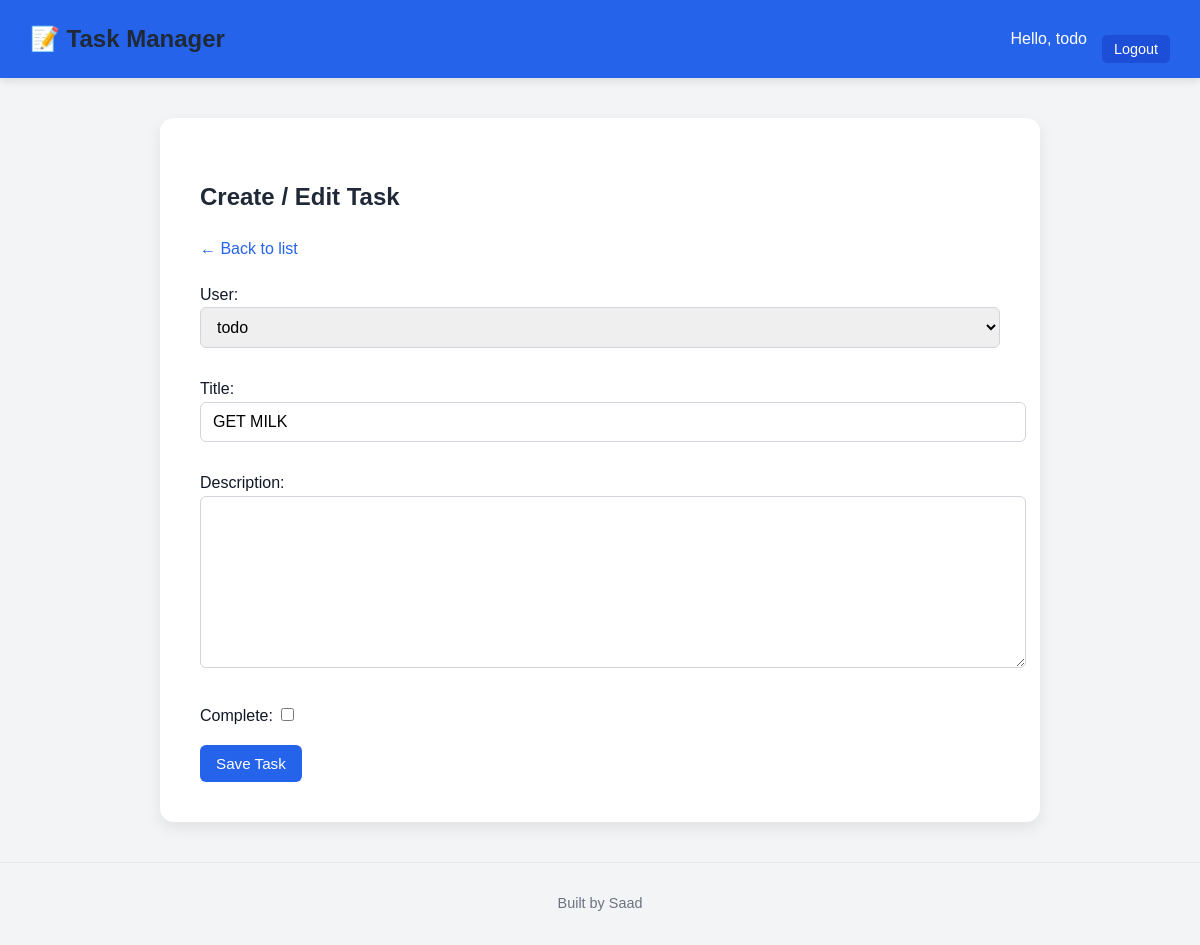
Before: /task_update/3/ (signed in) with the older database file.
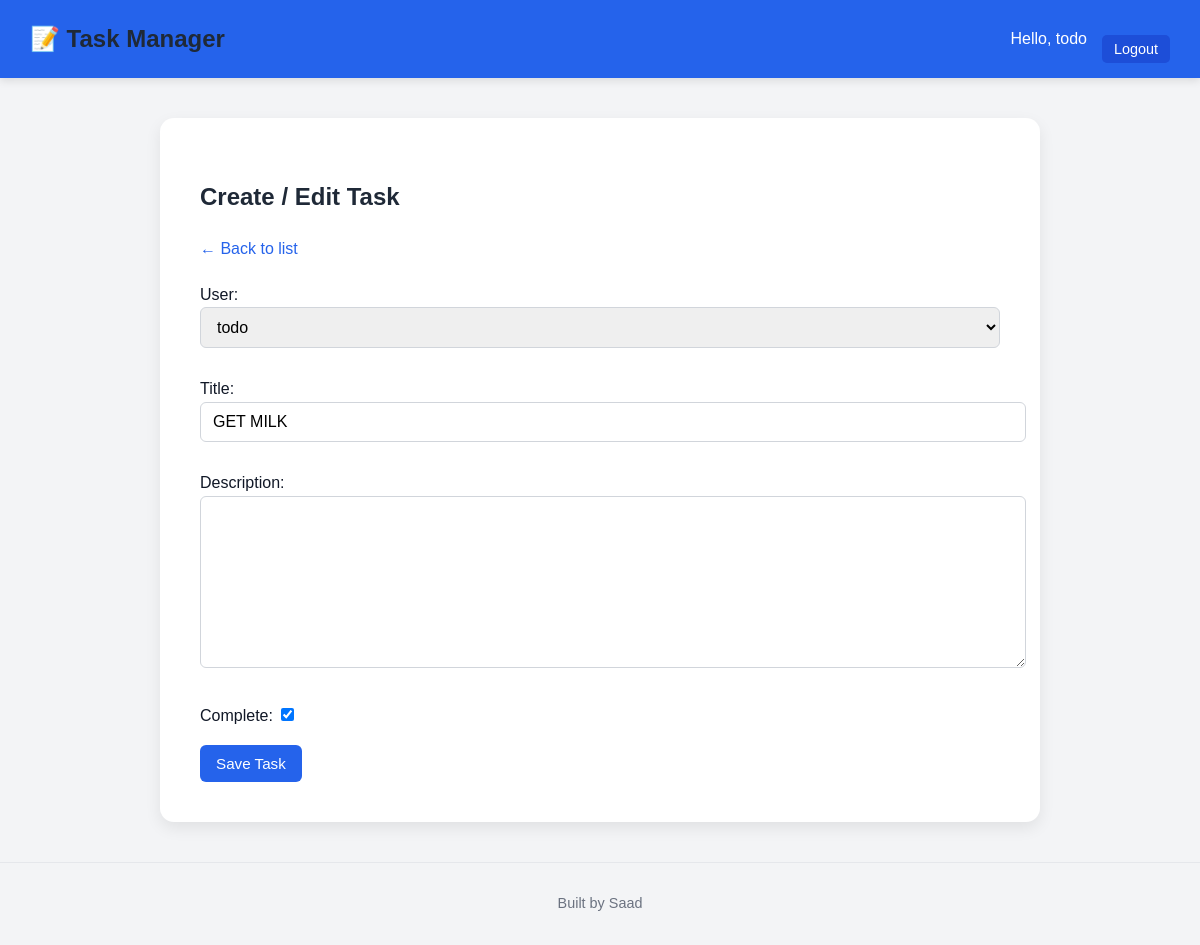
After: the same page with the newer database file.
### base/models.py (models this page shows, shortened)
class Task(models.Model):
    user = models.ForeignKey(User, on_delete=models.CASCADE, null=True, blank=True)
    title = models.CharField(max_length=200)
    description = models.TextField(null=True, blank=True)
    complete = models.BooleanField(default=False)
    created = models.DateTimeField(auto_now_add=True)
    class Meta:
        ordering = ['complete']

### base/views.py (the view)
# urls.py: path('task_update/<int:pk>/', TaskUpdate.as_view(), name='task_update'),
class TaskUpdate(LoginRequiredMixin,UpdateView):
    model=Task
    fields = '__all__'
    context_object_name = 'task_update'
    success_url =reverse_lazy('tasks')

### base/templates/base/task_form.html (shortened to what this page needs)
{% extends 'base/base.html' %}
{% block content %}
<h2>Create / Edit Task</h2>
<a href="{% url 'tasks' %}">← Back to list</a>
<form method="POST" action="">
  {{ form.as_p }}
  <input type="submit" value="Save Task" class="btn-primary" />
</form>
{% endblock %}

Changed rows visible on the page:
changed Task "todo": complete "☐" → "☑"
